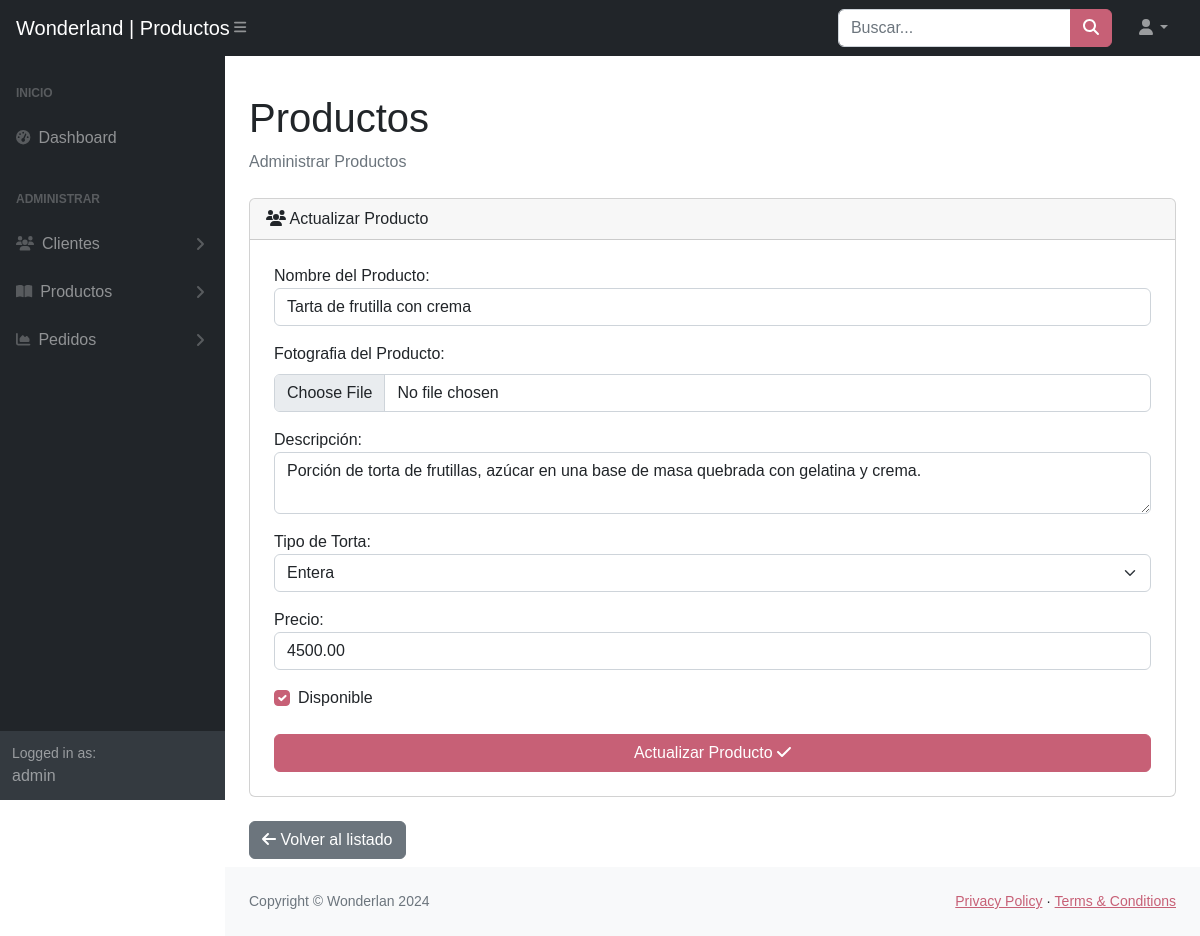
Page /admin/vistas/actualizar_producto.php?id=1 (signed in) on the committed database.
### tables this page shows
CREATE TABLE IF NOT EXISTS `producto` (
  `id_producto` int(11) NOT NULL AUTO_INCREMENT,
  `nombre_producto` varchar(100) NOT NULL,
  `descripcion` text DEFAULT NULL,
  `imagen` text DEFAULT NULL,
  `tipo_torta` enum('entera','mediana','porción') NOT NULL,
  `precio` decimal(10,2) NOT NULL,
  `disponible` tinyint(1) DEFAULT 1,
  PRIMARY KEY (`id_producto`)
);

### admin/includes/productos/leer_producto.php (called while the page is built)
<?php
if (isset($_GET['id'])) {
    $id = $_GET['id'];
    $sql = "SELECT * FROM producto WHERE id_producto = ?";
    $stmt = $conn->prepare($sql);
    $stmt->bind_param("i", $id);
    $stmt->execute();
    $result = $stmt->get_result();
    $producto = $result->fetch_assoc();
}

### admin/vistas/actualizar_producto.php (the view, shortened to what this page needs)
<?php
include '../includes/config.php';
include '../includes/productos/leer_producto.php';
?>
<!DOCTYPE html>
<html lang="en">
<?php
include "../includes/head.php";
?>
<body class="sb-nav-fixed">
    <?php include "../includes/nav.php";?>
    <div id="layoutSidenav">
        <?php include "../includes/sidemenu.php";?>
        <div id="layoutSidenav_content">
            <main>
                <div class="container-fluid px-4">
                    <h1 class="mt-4">Productos</h1>
                    <ol class="breadcrumb mb-4">
                        <li class="breadcrumb-item active">Administrar Productos</li>
                    </ol>
                    <div class="card mb-4">
                        <div class="card-header">
                            <i class="fa-solid fa-users"></i>
                            Actualizar Producto
                        </div>
                        <div class="card-body">
                            <form method="POST" action="" class="p-2" enctype="multipart/form-data">
                                <div class="form-group mb-3">
                                    <label for="nombre_producto">Nombre del Producto:</label>
                                    <input type="text" class="form-control"
                                        value="<?php echo $producto['nombre_producto']; ?>" name="nombre_producto"
                                        id="nombre_producto" required>
                                </div>
                                <div class="mb-3">
                                    <label for="formFile" class="form-label">Fotografia del Producto:</label>
                                    <input class="form-control" type="file" id="formFile" onchange="previewImage(event)"
                                        name="imagen" accept="image/*">
                                </div>
                                <div class="form-group mb-3">
                                    <label for="descripcion">Descripción:</label>
                                    <textarea class="form-control" name="descripcion"
                                        id="descripcion"><?php echo $producto['descripcion']; ?></textarea>
                                </div>
                                <div class="form-group mb-3">
                                    <label for="tipo_torta">Tipo de Torta:</label>
                                    <select name="tipo_torta" required class="form-select">
                                        <option value="entera"
                                            <?php echo ($producto['tipo_torta'] == 'entera') ? 'selected' : ''; ?>>
                                            Entera</option>
                                    </select>
                                </div>
                                <div class="form-group mb-3">
                                    <label for="precio">Precio:</label>
                                    <input type="number" class="form-control" value="<?php echo $producto['precio']; ?>"
                                        step="0.01" name="precio" required>
                                </div>
                                <div class="form-group mb-3">
                                    <div class="form-check">
                                        <input class="form-check-input" type="checkbox" id="disponible"
                                            name="disponible" value="1"
                                            <?php echo ($producto['disponible']) ? 'checked' : ''; ?>>
                                        <label class="form-check-label" for="disponible">
                                            Disponible
                                        </label>
                                    </div>
                                </div>
                                <div class="mt-4 mb-0">
                                    <div class="d-grid">
                                        <button type="submit" class="btn btn-primary">Actualizar Producto <i
                                                class="fa-solid fa-check"></i></button>
                                    </div>
                                </div>
                            </form>
                        </div>
                    </div>
                    <div class="text-right mb-2">
                        <a href="productos.php" class="btn btn-secondary"><i class="fa-solid fa-arrow-left"></i>
                            Volver
                            al listado</a>
                    </div>
                </div>
            </main>
            <?php include "../includes/footer.php";?>
        </div>
    </div>
</body>
</html>

### rows in the picture
producto: nombre_producto "Tarta de frutilla con crema", descripcion "Porción de torta de frutillas, azúcar en una base de masa quebrada con gelatina y crema.", tipo_torta "Entera", precio "4500.00", disponible "☑"

### other values in the picture
$title "Wonderland | Productos"
$_SESSION['username'] "admin"
